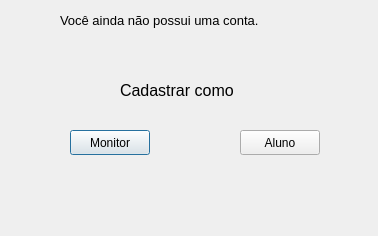
<?xml version="1.0" encoding="UTF-8"?>
<ui version="4.0">
 <class>Cadastro</class>
 <widget class="QDialog" name="Cadastro">
  <property name="geometry">
   <rect>
    <x>0</x>
    <y>0</y>
    <width>378</width>
    <height>236</height>
   </rect>
  </property>
  <property name="windowTitle">
   <string>Dialog</string>
  </property>
  <widget class="QPushButton" name="monitor">
   <property name="geometry">
    <rect>
     <x>70</x>
     <y>130</y>
     <width>80</width>
     <height>25</height>
    </rect>
   </property>
   <property name="text">
    <string>Monitor</string>
   </property>
  </widget>
  <widget class="QPushButton" name="aluno">
   <property name="geometry">
    <rect>
     <x>240</x>
     <y>130</y>
     <width>80</width>
     <height>25</height>
    </rect>
   </property>
   <property name="text">
    <string>Aluno</string>
   </property>
  </widget>
  <widget class="QLabel" name="label">
   <property name="geometry">
    <rect>
     <x>120</x>
     <y>70</y>
     <width>151</width>
     <height>41</height>
    </rect>
   </property>
   <property name="font">
    <font>
     <pointsize>12</pointsize>
    </font>
   </property>
   <property name="text">
    <string>Cadastrar como</string>
   </property>
  </widget>
  <widget class="QLabel" name="label_2">
   <property name="geometry">
    <rect>
     <x>60</x>
     <y>10</y>
     <width>281</width>
     <height>20</height>
    </rect>
   </property>
   <property name="font">
    <font>
     <pointsize>10</pointsize>
    </font>
   </property>
   <property name="text">
    <string>Você ainda não possui uma conta.</string>
   </property>
  </widget>
 </widget>
 <resources/>
 <connections/>
</ui>
